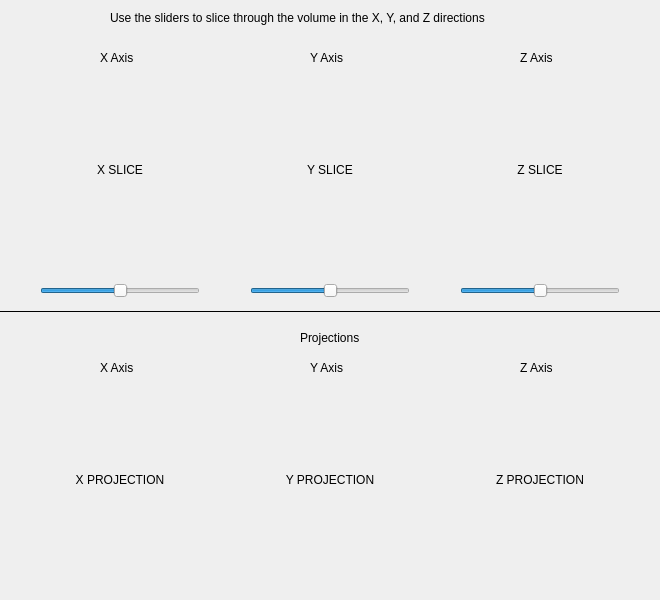
<?xml version="1.0" encoding="UTF-8"?>
<ui version="4.0">
 <class>VolumeSlicerWindow</class>
 <widget class="QWidget" name="VolumeSlicerWindow">
  <property name="geometry">
   <rect>
    <x>0</x>
    <y>0</y>
    <width>660</width>
    <height>600</height>
   </rect>
  </property>
  <property name="minimumSize">
   <size>
    <width>660</width>
    <height>600</height>
   </size>
  </property>
  <property name="maximumSize">
   <size>
    <width>660</width>
    <height>860</height>
   </size>
  </property>
  <property name="windowTitle">
   <string>VolumeSlicer</string>
  </property>
  <widget class="QSlider" name="xSlider">
   <property name="geometry">
    <rect>
     <x>40</x>
     <y>280</y>
     <width>160</width>
     <height>22</height>
    </rect>
   </property>
   <property name="maximum">
    <number>100</number>
   </property>
   <property name="value">
    <number>50</number>
   </property>
   <property name="orientation">
    <enum>Qt::Horizontal</enum>
   </property>
  </widget>
  <widget class="QSlider" name="zSlider">
   <property name="geometry">
    <rect>
     <x>460</x>
     <y>280</y>
     <width>160</width>
     <height>22</height>
    </rect>
   </property>
   <property name="maximum">
    <number>100</number>
   </property>
   <property name="value">
    <number>50</number>
   </property>
   <property name="orientation">
    <enum>Qt::Horizontal</enum>
   </property>
  </widget>
  <widget class="QSlider" name="ySlider">
   <property name="geometry">
    <rect>
     <x>250</x>
     <y>280</y>
     <width>160</width>
     <height>22</height>
    </rect>
   </property>
   <property name="maximum">
    <number>100</number>
   </property>
   <property name="value">
    <number>50</number>
   </property>
   <property name="orientation">
    <enum>Qt::Horizontal</enum>
   </property>
  </widget>
  <widget class="QLabel" name="decriptionLabel">
   <property name="geometry">
    <rect>
     <x>110</x>
     <y>10</y>
     <width>441</width>
     <height>16</height>
    </rect>
   </property>
   <property name="text">
    <string>Use the sliders to slice through the volume in the X, Y, and Z directions</string>
   </property>
  </widget>
  <widget class="QLabel" name="xSlice">
   <property name="geometry">
    <rect>
     <x>100</x>
     <y>50</y>
     <width>41</width>
     <height>16</height>
    </rect>
   </property>
   <property name="text">
    <string>X Axis</string>
   </property>
  </widget>
  <widget class="QLabel" name="ySlice">
   <property name="geometry">
    <rect>
     <x>310</x>
     <y>50</y>
     <width>41</width>
     <height>16</height>
    </rect>
   </property>
   <property name="text">
    <string>Y Axis</string>
   </property>
  </widget>
  <widget class="QLabel" name="zSlice">
   <property name="geometry">
    <rect>
     <x>520</x>
     <y>50</y>
     <width>41</width>
     <height>16</height>
    </rect>
   </property>
   <property name="text">
    <string>Z Axis</string>
   </property>
  </widget>
  <widget class="QLabel" name="xSliceImage">
   <property name="enabled">
    <bool>true</bool>
   </property>
   <property name="geometry">
    <rect>
     <x>20</x>
     <y>70</y>
     <width>200</width>
     <height>200</height>
    </rect>
   </property>
   <property name="frameShape">
    <enum>QFrame::NoFrame</enum>
   </property>
   <property name="text">
    <string>X SLICE</string>
   </property>
   <property name="alignment">
    <set>Qt::AlignCenter</set>
   </property>
  </widget>
  <widget class="QLabel" name="ySliceImage">
   <property name="enabled">
    <bool>true</bool>
   </property>
   <property name="geometry">
    <rect>
     <x>230</x>
     <y>70</y>
     <width>200</width>
     <height>200</height>
    </rect>
   </property>
   <property name="frameShape">
    <enum>QFrame::NoFrame</enum>
   </property>
   <property name="text">
    <string>Y SLICE</string>
   </property>
   <property name="alignment">
    <set>Qt::AlignCenter</set>
   </property>
  </widget>
  <widget class="QLabel" name="zSliceImage">
   <property name="enabled">
    <bool>true</bool>
   </property>
   <property name="geometry">
    <rect>
     <x>440</x>
     <y>70</y>
     <width>200</width>
     <height>200</height>
    </rect>
   </property>
   <property name="frameShape">
    <enum>QFrame::NoFrame</enum>
   </property>
   <property name="text">
    <string>Z SLICE</string>
   </property>
   <property name="alignment">
    <set>Qt::AlignCenter</set>
   </property>
  </widget>
  <widget class="QLabel" name="xProjectionImage">
   <property name="enabled">
    <bool>true</bool>
   </property>
   <property name="geometry">
    <rect>
     <x>20</x>
     <y>380</y>
     <width>200</width>
     <height>200</height>
    </rect>
   </property>
   <property name="frameShape">
    <enum>QFrame::NoFrame</enum>
   </property>
   <property name="text">
    <string>X PROJECTION</string>
   </property>
   <property name="alignment">
    <set>Qt::AlignCenter</set>
   </property>
  </widget>
  <widget class="QLabel" name="yProjectionImage">
   <property name="enabled">
    <bool>true</bool>
   </property>
   <property name="geometry">
    <rect>
     <x>230</x>
     <y>380</y>
     <width>200</width>
     <height>200</height>
    </rect>
   </property>
   <property name="frameShape">
    <enum>QFrame::NoFrame</enum>
   </property>
   <property name="text">
    <string>Y PROJECTION</string>
   </property>
   <property name="alignment">
    <set>Qt::AlignCenter</set>
   </property>
  </widget>
  <widget class="QLabel" name="zProjectionImage">
   <property name="enabled">
    <bool>true</bool>
   </property>
   <property name="geometry">
    <rect>
     <x>440</x>
     <y>380</y>
     <width>200</width>
     <height>200</height>
    </rect>
   </property>
   <property name="frameShape">
    <enum>QFrame::NoFrame</enum>
   </property>
   <property name="text">
    <string>Z PROJECTION</string>
   </property>
   <property name="alignment">
    <set>Qt::AlignCenter</set>
   </property>
  </widget>
  <widget class="Line" name="line">
   <property name="geometry">
    <rect>
     <x>0</x>
     <y>310</y>
     <width>660</width>
     <height>3</height>
    </rect>
   </property>
   <property name="frameShadow">
    <enum>QFrame::Plain</enum>
   </property>
   <property name="orientation">
    <enum>Qt::Horizontal</enum>
   </property>
  </widget>
  <widget class="QLabel" name="label_4">
   <property name="geometry">
    <rect>
     <x>300</x>
     <y>330</y>
     <width>71</width>
     <height>16</height>
    </rect>
   </property>
   <property name="text">
    <string>Projections</string>
   </property>
  </widget>
  <widget class="QLabel" name="zProj">
   <property name="geometry">
    <rect>
     <x>520</x>
     <y>360</y>
     <width>41</width>
     <height>16</height>
    </rect>
   </property>
   <property name="text">
    <string>Z Axis</string>
   </property>
  </widget>
  <widget class="QLabel" name="yProj">
   <property name="geometry">
    <rect>
     <x>310</x>
     <y>360</y>
     <width>41</width>
     <height>16</height>
    </rect>
   </property>
   <property name="text">
    <string>Y Axis</string>
   </property>
  </widget>
  <widget class="QLabel" name="xProj">
   <property name="geometry">
    <rect>
     <x>100</x>
     <y>360</y>
     <width>41</width>
     <height>16</height>
    </rect>
   </property>
   <property name="text">
    <string>X Axis</string>
   </property>
  </widget>
  <widget class="Line" name="line_2">
   <property name="geometry">
    <rect>
     <x>0</x>
     <y>590</y>
     <width>661</width>
     <height>20</height>
    </rect>
   </property>
   <property name="frameShadow">
    <enum>QFrame::Plain</enum>
   </property>
   <property name="orientation">
    <enum>Qt::Horizontal</enum>
   </property>
  </widget>
  <widget class="QLabel" name="xProjectionSliceTheorm">
   <property name="enabled">
    <bool>true</bool>
   </property>
   <property name="geometry">
    <rect>
     <x>20</x>
     <y>630</y>
     <width>200</width>
     <height>200</height>
    </rect>
   </property>
   <property name="frameShape">
    <enum>QFrame::NoFrame</enum>
   </property>
   <property name="text">
    <string>xprojectionSlice</string>
   </property>
   <property name="alignment">
    <set>Qt::AlignCenter</set>
   </property>
  </widget>
  <widget class="QLabel" name="yProjectionSliceTheorm">
   <property name="enabled">
    <bool>true</bool>
   </property>
   <property name="geometry">
    <rect>
     <x>230</x>
     <y>630</y>
     <width>200</width>
     <height>200</height>
    </rect>
   </property>
   <property name="frameShape">
    <enum>QFrame::NoFrame</enum>
   </property>
   <property name="text">
    <string>yProjectionSlice</string>
   </property>
   <property name="alignment">
    <set>Qt::AlignCenter</set>
   </property>
  </widget>
  <widget class="QLabel" name="yProjectionSliceTheorm_2">
   <property name="enabled">
    <bool>true</bool>
   </property>
   <property name="geometry">
    <rect>
     <x>440</x>
     <y>630</y>
     <width>200</width>
     <height>200</height>
    </rect>
   </property>
   <property name="frameShape">
    <enum>QFrame::NoFrame</enum>
   </property>
   <property name="text">
    <string>zProjectionSlice</string>
   </property>
   <property name="alignment">
    <set>Qt::AlignCenter</set>
   </property>
  </widget>
  <widget class="QLabel" name="xProj_2">
   <property name="geometry">
    <rect>
     <x>100</x>
     <y>610</y>
     <width>41</width>
     <height>16</height>
    </rect>
   </property>
   <property name="text">
    <string>X Axis</string>
   </property>
  </widget>
  <widget class="QLabel" name="yProj_2">
   <property name="geometry">
    <rect>
     <x>310</x>
     <y>610</y>
     <width>41</width>
     <height>16</height>
    </rect>
   </property>
   <property name="text">
    <string>Y Axis</string>
   </property>
  </widget>
  <widget class="QLabel" name="zProj_2">
   <property name="geometry">
    <rect>
     <x>520</x>
     <y>610</y>
     <width>41</width>
     <height>16</height>
    </rect>
   </property>
   <property name="text">
    <string>Z Axis</string>
   </property>
  </widget>
 </widget>
 <resources/>
 <connections/>
</ui>
